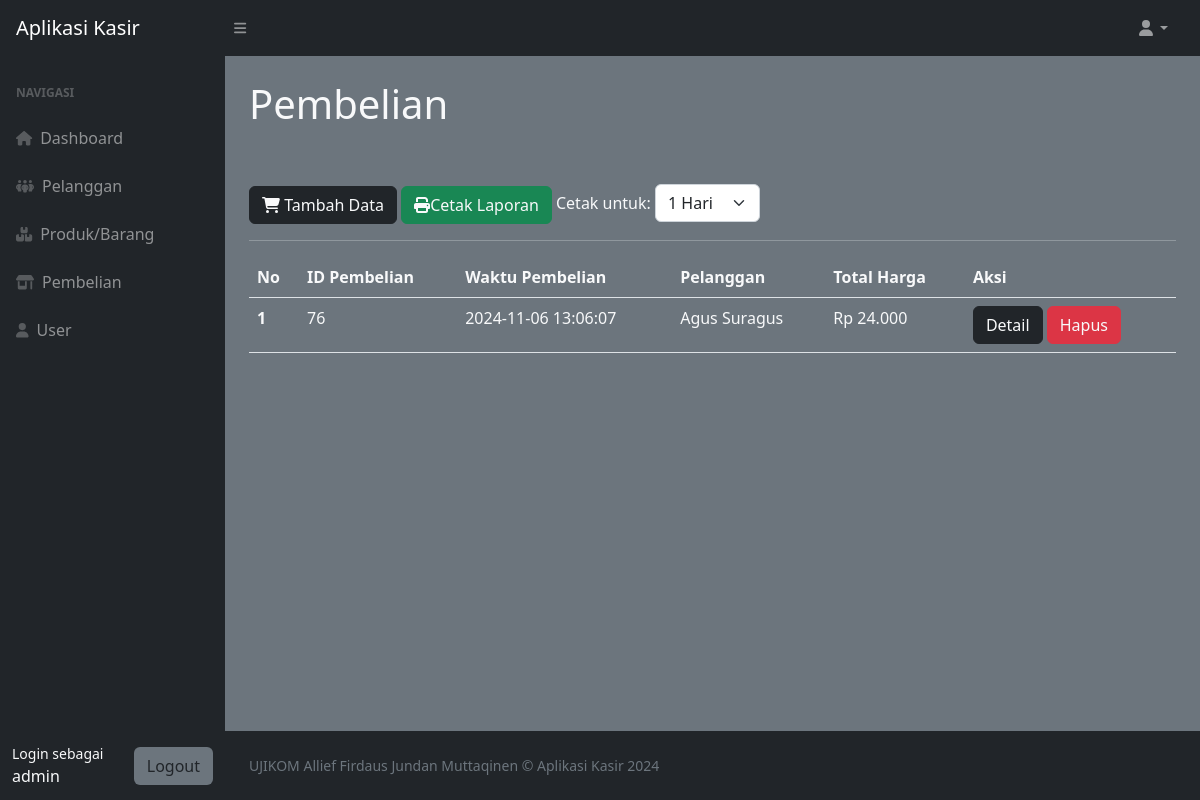
Page /index.php?page=pembelian (signed in) on the committed database.
### tables this page shows
CREATE TABLE `penjualan` (
  `id_penjualan` int(11) NOT NULL,
  `tanggal_penjualan` datetime DEFAULT NULL,
  `total_harga` int(15) DEFAULT NULL,
  `id_pelanggan` int(11) DEFAULT NULL
);

CREATE TABLE `pelanggan` (
  `id_pelanggan` int(11) NOT NULL,
  `nama_pelanggan` varchar(255) DEFAULT NULL,
  `alamat` text DEFAULT NULL,
  `no_telepon` varchar(15) DEFAULT NULL
);

### pembelian.php (the view, shortened to what this page needs)
<div class="container-fluid px-4">
    <h1 class="mt-4">Pembelian</h1>
    <br>
    <br>
    <a href="?page=pembelian_tambah" class="btn btn-dark text-light"><i class="fa-solid fa-cart-shopping"></i> Tambah
        Data</a>
    <?php if ($_SESSION['level'] == 'admin') { ?>
        <form action="cetak.php" method="GET" target="_blank" class="d-inline">
            <button type="submit" class="btn btn-success text-light"><i class="fa-solid fa-print"></i>Cetak Laporan</button>
            <label for="filter_waktu">Cetak untuk:</label>
            <select name="rentang_waktu" id="filter_waktu" class="form-select" style="width: auto; display: inline-block;">
                <option value="1">1 Hari</option>
            </select>
        </form>
    <?php } ?>
    <hr>
    <table class="table text-light">
        <thead>
            <tr>
                <th>No</th>
                <th>ID Pembelian</th>
                <th>Waktu Pembelian</th>
                <th>Pelanggan</th>
                <th>Total Harga</th>
                <th>Aksi</th>
            </tr>
        </thead>
        <tbody>
            <?php
            $nomor = 1;
            $query = mysqli_query($koneksi, "SELECT * FROM penjualan LEFT JOIN pelanggan ON pelanggan.id_pelanggan = penjualan.id_pelanggan ORDER BY tanggal_penjualan DESC");
            while ($data = mysqli_fetch_array($query)) {
                ?>
                <tr>
                    <th scope="row"><?php echo $nomor++; ?></th>
                    <td><?php echo $data['id_penjualan']; ?></td>
                    <td><?php echo $data['tanggal_penjualan']; ?></td>
                    <td><?php echo $data['nama_pelanggan']; ?></td>
                    <td><?php echo 'Rp ' . number_format($data['total_harga'], 0, ',', '.'); ?></td>
                    <td>
                        <a href="?page=pembelian_detail&&id=<?php echo $data['id_penjualan']; ?>"
                            class="btn btn-dark text-light">Detail</a>
                        <a href="?page=pembelian_hapus&&id=<?php echo $data['id_penjualan']; ?>"
                            class="btn btn-danger text-light"
                            onclick="return confirm('Apakah anda yakin akan menghapus data ini?')">Hapus</a>
                    </td>
                </tr>
                <?php
            }
            ?>
        </tbody>
    </table>
</div>

### rows in the picture
penjualan: id_penjualan "76", tanggal_penjualan "2024-11-06 13:06:07", id_pelanggan.nama_pelanggan "Agus Suragus", total_harga "24.000"

### other values in the picture
$_SESSION['user']['nama'] "admin"
